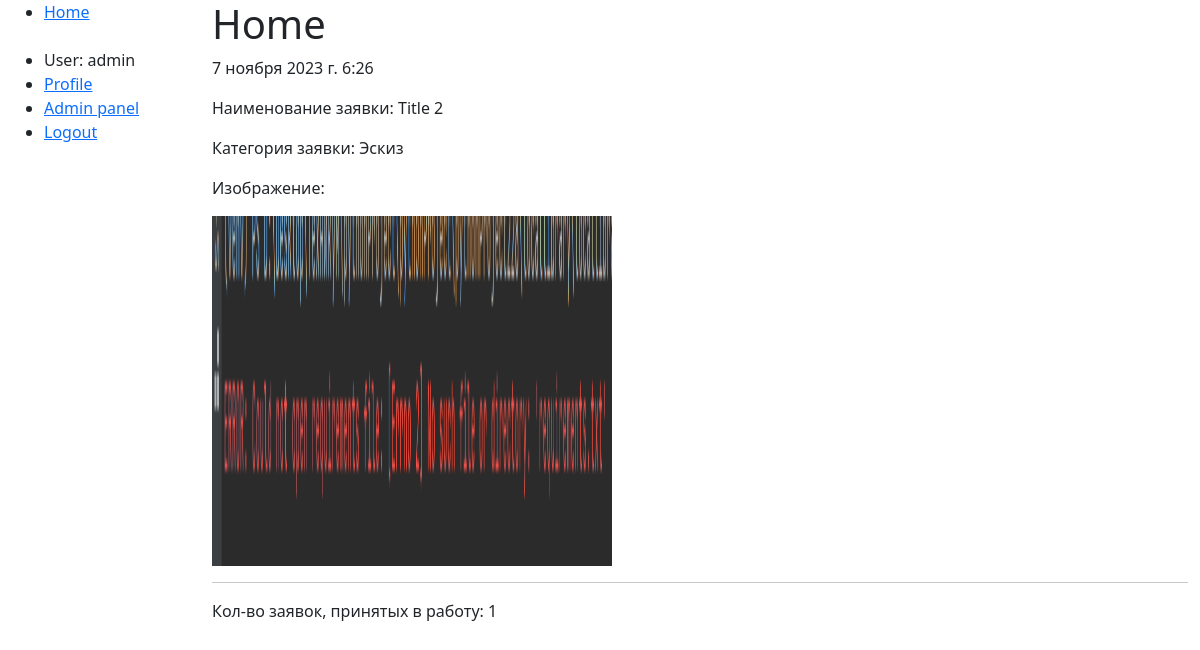
Screenshot of / (signed in) with the database file from the repository.
### portal/models.py (models this page shows, shortened)
class AdvUser(AbstractUser):
    username = models.CharField(max_length=255, validators=[validate_latin], unique=True)
    fio = models.CharField(help_text='ФИО через пробел', max_length=128, validators=[validate_cyrillic])
    personal_data_agreement = models.BooleanField(default=False,
                                                  help_text='Согласие на обработку персональных данных')

class Application(models.Model):
    name = models.CharField(help_text='Наименование заявки', max_length=255)
    description = models.TextField(help_text='Описание заявки')
    category = models.ForeignKey(Category, help_text='Категория заявки', on_delete=models.CASCADE)
    comment = models.TextField(help_text='Принимая заявку в работу, напишите комментарий об этом', default=None,
                               blank=True, null=True)
    APPLICATION_STATUS = (
        ('n', 'Новая'),
        ('a', 'Принято в работу'),
        ('d', 'Выполнено')
    )
    author = models.ForeignKey(AdvUser, on_delete=models.CASCADE)
    status = models.CharField(max_length=1, choices=APPLICATION_STATUS, blank=True, default='n',
                              help_text='Статус заявки')
    photo = models.ImageField(upload_to='media/',
                              validators=[FileExtensionValidator(allowed_extensions=['jpeg', 'jpg', 'png', 'bmp']),
                                          validate_file_size])
    new_photo = models.ImageField(upload_to='media/',
                                     validators=[
                                         FileExtensionValidator(allowed_extensions=['jpeg', 'jpg', 'png', 'bmp']),
                                         validate_file_size], blank=True, default=None, null=True)
    date = models.DateTimeField(default=django.utils.timezone.now)

class Category(models.Model):
    name = models.CharField(verbose_name='Категория заявки', max_length=255)
    def __str__(self):
        return self.name

### portal/views.py (the view)
# urls.py: path('', Index.as_view(), name='index'),
class Index(generic.ListView):
    model = Application
    template_name = 'index.html'
    context_object_name = 'applications'
    def get_context_data(self, **kwargs):
        context = super().get_context_data(**kwargs)
        context["num_of_accepted_apps"] = Application.objects.filter(status__exact='a').count()
        return context
    def get_queryset(self):
        return Application.objects.filter(status__exact='d').order_by('-date')[:4]

### portal/templates/index.html (shortened to what this page needs)
{% extends "base_generic.html" %}
{% block content %}
<h1>Home</h1>
{% for application in applications %}
<p>{{ application.date }}</p>
<p>Наименование заявки: {{ application.name }}</p>
<p>Категория заявки: {{ application.category}}</p>
<p>Изображение:</p>
<img src="{{ application.new_photo }}" alt="Изображение не найдено" width="400px" height="350px">
<hr>
{% endfor %}
<p>Кол-во заявок, принятых в работу: {{ num_of_accepted_apps }}</p>
{% endblock %}

### portal/templates/base_generic.html (shortened to what this page needs)
<!DOCTYPE html>
<html lang="en">
<head>
    <link
            href="https://cdn.jsdelivr.net/npm/bootstrap@5.1.3/dist/css/bootstrap.min.css"
            rel="stylesheet"
/>
    {% load static %}
</head>
<body>
<div class="container-fluid">
    <div class="row">
        <div class="col-sm-2">
            {% block sidebar %}
            <ul class="sidebar-nav">
                <li><a href="{% url 'index' %}">Home</a></li>
                <br>
                {% if user.is_authenticated %}
                <li>User: {{ user.get_username }}</li>
                <li><a href="{% url 'profile' %}">Profile</a></li>
                {% if user.is_staff %}
                <li><a href="{% url 'admin' %}">Admin panel</a></li>
                {% endif %}
                <li><a href="{% url 'logout' %}">Logout</a></li>
                {% else %}
                <li><a href="{% url 'registration' %}">Signup</a></li>
                <li><a href="{% url 'login' %}">Login</a></li>
                {% endif %}
                <br>
            </ul>
            {% endblock %}
        </div>
        <div class="col-sm-10 ">{% block content %}{% endblock %}</div>
    </div>
</div>
</body>
</html>

### rows the page displays
AdvUser: get_username "admin"
Application: date "7 ноября 2023 г. 6:26", name "Title 2", category "Эскиз", new_photo (picture)

### other values shown
{{ num_of_accepted_apps }} "1"
